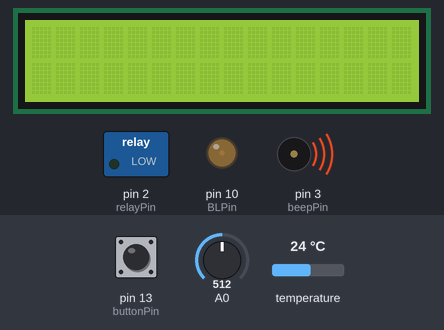
This sketch was run on a simulated Arduino Uno, built with avr-gcc and run on an emulated ATmega328P. Shown: 16×2 character LCD, switched loads named in the sketch (green lamp = pin HIGH), output pins drawn as LEDs (lit = HIGH), buzzer (waves = sounding). The inputs (shaded band) are chosen by the test bench; at power-on: A0 = 512, pin 13 (buttonPin) LOW, temperature 24 °C. The local clock reads 2024-03-15 10:24:30 at power-on unless the sketch sets it; EEPROM starts erased; what the sketch prints to the serial monitor is not drawn.

Above: at 1.3 s.
1.4 s: A0 set to 753
2.9 s: A0 set to 776
At 3.9 s:
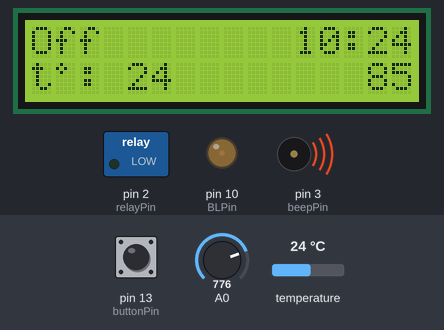
At 4.9 s:
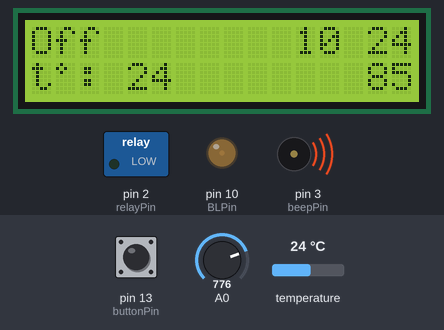
Timing chart, 0 to 6.4 s (numbered marks = the images above; inputs shaded):
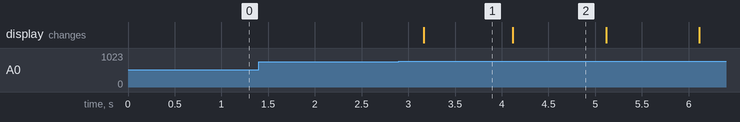

Measured:
- the behaviour switches between 759 and 760 on A0 (found by bisection; images 0 and 1)
- after the input at 1.4 s, every drawn part: stays the same
- after the input at 2.9 s, the display: changes after 0.27 s (image 1)
- what the display in image 1 shows lasts 0.9 s, from 3.2 s to 4.1 s
- what the display in image 2 shows lasts 1.0 s, from 4.1 s to 5.1 s

The sketch:

arduino-sauna.ino
```cpp
byte hiTemp = 120;
bool hiTempAlarm = false;
byte tempStep = 2;
float lastTemp;
int tempDir;
bool cool = false;
bool CD = false;
bool firstCD = false;
bool secondCD = false;
uint32_t cdTimestamp = 0;
bool adminState = false;
uint32_t offTimestamp = 0;

//Store values in EEPROM
#include <EEPROM.h>
byte hiTempAddr = 0;

//LCD
#include <LiquidCrystal.h>
#include <LCDKeypad.h>
LCDKeypad lcd;
byte BLPin = 10;
byte grad[8] = {
  B01000,
  B10100,
  B01000,
  B00000,
  B00000,
  B00000,
  B00000,
  B00000
};
String line1 = "";
String line2 = "";
String stateMsg;
byte len, s;

//Temperature Sensor
#include <OneWire.h>
#include <DallasTemperature.h>
#define ONE_WIRE_BUS 12
OneWire oneWire(ONE_WIRE_BUS);
DallasTemperature sensors(&oneWire);
//DeviceAddress SensorAddr = { 0x28, 0xFF, 0x55, 0x8E, 0x03, 0x15, 0x02, 0x88 };
DeviceAddress SensorAddr;

//Analog button
byte buttonPin = 13;

//RTC
#include <Wire.h>
#include <RTClib.h>
RTC_DS1307 rtc;
uint32_t lastTimestamp;

//Relay
byte relayPin = 2;

//Beep
byte beepPin = 3;

void beep(int duration = 100, byte level = 20) {
  analogWrite(beepPin, level);
  delay(duration);
  analogWrite(beepPin, 0);
}

void playTone(int tone, int duration) {
  for (long i = 0; i < duration * 1000L; i += tone * 2) {
    digitalWrite(beepPin, HIGH);
    delayMicroseconds(tone);
    digitalWrite(beepPin, LOW);
    delayMicroseconds(tone);
  }
}

void alarm() {
  playTone(1700,500);
  playTone(956,500);
  playTone(1700,500);
  playTone(956,500);
}

void checkTemp(float temp) {
  if(adminState) {
    byte checkTemp = hiTemp;
    if(lastTemp > temp) tempDir=-1;
    if(lastTemp == temp) tempDir=0;
    if(lastTemp < temp) tempDir=1;
    lastTemp = temp;
    //Serial.print("Current Temperature: ");
    //Serial.println(temp);

    if(!hiTempAlarm && temp >= hiTemp) {
      hiTempAlarm = true;
      alarm();
      alarm();
    }

    if(cool) checkTemp = hiTemp - tempStep;

    if(CD) {
      checkTemp=0;
      if(cdTimestamp == 0) cdTimestamp = lastTimestamp + 300;
      if(lastTimestamp >= cdTimestamp) {CD=false;cdTimestamp=0;}
    }

    if(!CD && !firstCD && temp == 45) {CD=true;firstCD=true;}
    if(!CD && !secondCD && temp == 65) {CD=true;secondCD=true;}

    //Serial.print("Current State: ");
    if(temp <= checkTemp) {
      relay(true);
      //Serial.println("Heating");
    } else {
      relay(false);
      //Serial.println("Cooling");
    }
    //Serial.print("Temperature direction: ");
    //if(tempDir == 1) Serial.println("Up");
    //if(tempDir == 0) Serial.println("Same");
    //if(tempDir == -1) Serial.println("Down");

    //Serial.print("Max Temperature: ");
    //Serial.print(hiTemp);
    //Serial.print(" Cooling step: ");
    //Serial.println(tempStep);
  } else {
    relay(false);
    firstCD = false;
    secondCD = false;
    CD = false;
    hiTempAlarm = false;
  }
}

void backlight(byte level) {
  analogWrite(BLPin, level);
}

float getTemp() {
  if(sensors.isConnected(SensorAddr)) {
    sensors.requestTemperaturesByAddress(SensorAddr);
    float tempC = sensors.getTempC(SensorAddr);
    return tempC;
  } else {
    return false;
  }
}

void printLines() {
  len=line1.length(); for(s=0; s<16-len; s++) line1+=" ";
  len=line2.length(); for(s=0; s<16-len; s++) line2+=" ";
  lcd.setCursor(0,0);
  lcd.print(line1);
  lcd.setCursor(0,1);
  lcd.print(line2);
  Serial.println(line1);
  Serial.println(line2);
}

void relay(bool state) {
  cool = !state;
  if(state) digitalWrite(relayPin, HIGH);
  else digitalWrite(relayPin, LOW);
}

void setup() {
  Serial.begin(9600);
  //#ifndef ESP8266
  //  while (!Serial); // for debug console Leonardo/Micro/Zero
  //#endif
  lcd.begin(16, 2);
  lcd.createChar(0, grad);
  pinMode(BLPin, OUTPUT);
  backlight(12);

  if (!sensors.getAddress(SensorAddr, 0)) Serial.println("Unable to find address for Device 0");
  sensors.setResolution(SensorAddr, 9);

  hiTemp = EEPROM.read(hiTempAddr);
  if(hiTemp < 20 || hiTemp > 120) {
    hiTemp = 85;
    EEPROM.write(hiTempAddr,hiTemp);
  }

  if (!rtc.begin()) {
    Serial.println("Couldn't find RTC");
    //while (1);
  }
  //Set Date and Time to compile time
  //rtc.adjust(DateTime(F(__DATE__), F(__TIME__)));
  if (!rtc.isrunning()) {
    Serial.println("RTC is NOT running!");
    rtc.adjust(DateTime(F(__DATE__), F(__TIME__)));
  }

  pinMode(buttonPin, INPUT);
  pinMode(relayPin, OUTPUT);
  relay(false);
  pinMode(beepPin, OUTPUT);
  beep();
}

int readButtons() {
  //R - 1; U - 2; D - 3; L - 4; S - 5; Analog - 10;
  int buttonPressed=lcd.button();
  if(buttonPressed != KEYPAD_NONE) {waitReleaseButton(); buttonPressed++;}
  else buttonPressed=false;

  if(digitalRead(buttonPin) == HIGH) {
    while(!digitalRead(buttonPin) == LOW) delay(10);
    buttonPressed=10;
  }

  if(buttonPressed) beep();
  return buttonPressed;
}

void waitReleaseButton() {
  delay(50);
  while(lcd.button()!=KEYPAD_NONE) {}
  delay(50);
}

void loop() {
  int pressedButton = readButtons();
  //R - 1; U - 2; D - 3; L - 4; S - 5; Analog - 10;
  if(pressedButton) {
    byte tmpStep;
    if(pressedButton == 10) adminState = !adminState;
    if(pressedButton == 2) { //Up
      if(hiTemp < 70) tmpStep = 10;
      else tmpStep = 5;
      hiTemp += tmpStep;
      if(hiTemp > 120) {beep(200);hiTemp=120;}
      EEPROM.write(hiTempAddr,hiTemp);
    }
    if(pressedButton == 3) { //Down
      if(hiTemp <= 70) tmpStep = 10;
      else tmpStep = 5;
      hiTemp -= tmpStep;
      if(hiTemp < 20) {beep(200);hiTemp=20;}
      EEPROM.write(hiTempAddr,hiTemp);
    }
  }
  DateTime now = rtc.now();
  if(rtc.isrunning()) {
    if(now.unixtime() <= lastTimestamp) return;
    lastTimestamp = now.unixtime();
  } else {
    delay(1000);
    rtc.begin();
    lastTimestamp = 0;
  }
  if(adminState) {
    backlight(255);
    if(offTimestamp == 0) offTimestamp = lastTimestamp + 21600;
    else if(lastTimestamp >= offTimestamp) adminState = false;
  }
  else {
    backlight(12);
    offTimestamp = 0;
  }
  line1 = ""; line2 = "";
  float temp = getTemp();
  if(temp) {
    checkTemp(temp);
    line2 += "t : ";
    line2 += int(temp);
    len=line2.length(); for(s=0; s<13-len; s++) line2+=" ";
    if(hiTemp<100) line2+=" ";
    if(hiTemp<10) line2+=" ";
    line2 += hiTemp;
  } else {
    relay(false);
    line2 += "Sensor error!";
  }
  if(cool) stateMsg = "  Cool";
  else stateMsg = "  Heat";
  if(CD) {
    int CDcount = cdTimestamp - lastTimestamp;
    stateMsg = "CD "; stateMsg += CDcount;
  }
  if(adminState) {
    line1 += "On ";
    line1 += stateMsg;
  }
  else line1 += "Off";
  if(rtc.isrunning()) {
    String clockSep;
    if(now.second() & 1) clockSep = ":"; else clockSep = " ";
    len=line1.length(); for(s=0; s<11-len; s++) line1+=" ";
    if(now.hour()<10) line1+="0"; line1+=now.hour();
    line1 += clockSep;
    if(now.minute()<10) line1+="0"; line1 += now.minute();
  }
  printLines();
  if(temp) {lcd.setCursor(1,1); lcd.write(byte(0));}
}
```
